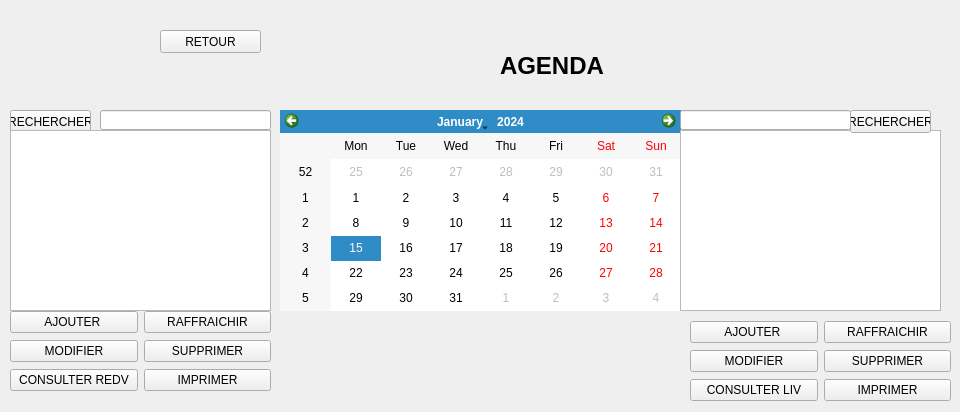
    <widget class="QWidget" name="page_22">
     <widget class="QLabel" name="label_65">
      <property name="geometry">
       <rect>
        <x>500</x>
        <y>50</y>
        <width>121</width>
        <height>31</height>
       </rect>
      </property>
      <property name="font">
       <font>
        <pointsize>18</pointsize>
        <weight>75</weight>
        <bold>true</bold>
       </font>
      </property>
      <property name="text">
       <string>AGENDA</string>
      </property>
     </widget>
     <widget class="QPushButton" name="pushButton_99">
      <property name="geometry">
       <rect>
        <x>160</x>
        <y>30</y>
        <width>101</width>
        <height>23</height>
       </rect>
      </property>
      <property name="text">
       <string>RETOUR</string>
      </property>
     </widget>
     <widget class="QCalendarWidget" name="calendarWidget">
      <property name="geometry">
       <rect>
        <x>280</x>
        <y>110</y>
        <width>401</width>
        <height>201</height>
       </rect>
      </property>
     </widget>
     <widget class="QLineEdit" name="lineEdit_48">
      <property name="geometry">
       <rect>
        <x>100</x>
        <y>110</y>
        <width>171</width>
        <height>20</height>
       </rect>
      </property>
     </widget>
     <widget class="QPushButton" name="pushButton_21">
      <property name="geometry">
       <rect>
        <x>10</x>
        <y>110</y>
        <width>81</width>
        <height>23</height>
       </rect>
      </property>
      <property name="text">
       <string>RECHERCHER</string>
      </property>
     </widget>
     <widget class="QTableView" name="tableView_11">
      <property name="geometry">
       <rect>
        <x>10</x>
        <y>130</y>
        <width>261</width>
        <height>181</height>
       </rect>
      </property>
     </widget>
     <widget class="QTableView" name="tableView_23">
      <property name="geometry">
       <rect>
        <x>680</x>
        <y>130</y>
        <width>261</width>
        <height>181</height>
       </rect>
      </property>
     </widget>
     <widget class="QPushButton" name="pushButton_243">
      <property name="geometry">
       <rect>
        <x>850</x>
        <y>110</y>
        <width>81</width>
        <height>23</height>
       </rect>
      </property>
      <property name="text">
       <string>RECHERCHER</string>
      </property>
     </widget>
     <widget class="QLineEdit" name="lineEdit_97">
      <property name="geometry">
       <rect>
        <x>680</x>
        <y>110</y>
        <width>171</width>
        <height>20</height>
       </rect>
      </property>
     </widget>
     <widget class="QWidget" name="layoutWidget_65">
      <property name="geometry">
       <rect>
        <x>690</x>
        <y>320</y>
        <width>261</width>
        <height>83</height>
       </rect>
      </property>
      <layout class="QGridLayout" name="gridLayout_4">
       <item row="0" column="0">
        <widget class="QPushButton" name="pushButton_244">
         <property name="text">
          <string>AJOUTER </string>
         </property>
        </widget>
       </item>
       <item row="0" column="1">
        <widget class="QPushButton" name="pushButton_245">
         <property name="text">
          <string>RAFFRAICHIR</string>
         </property>
        </widget>
       </item>
       <item row="1" column="0">
        <widget class="QPushButton" name="pushButton_246">
         <property name="text">
          <string>MODIFIER</string>
         </property>
        </widget>
       </item>
       <item row="1" column="1">
        <widget class="QPushButton" name="pushButton_247">
         <property name="text">
          <string>SUPPRIMER</string>
         </property>
        </widget>
       </item>
       <item row="2" column="0">
        <widget class="QPushButton" name="pushButton_248">
         <property name="text">
          <string>CONSULTER LIV</string>
         </property>
        </widget>
       </item>
       <item row="2" column="1">
        <widget class="QPushButton" name="pushButton_249">
         <property name="text">
          <string>IMPRIMER</string>
         </property>
        </widget>
       </item>
      </layout>
     </widget>
     <widget class="QWidget" name="layoutWidget">
      <property name="geometry">
       <rect>
        <x>10</x>
        <y>310</y>
        <width>261</width>
        <height>83</height>
       </rect>
      </property>
      <layout class="QGridLayout" name="gridLayout_3">
       <item row="0" column="0">
        <widget class="QPushButton" name="pushButton_22">
         <property name="text">
          <string>AJOUTER </string>
         </property>
        </widget>
       </item>
       <item row="0" column="1">
        <widget class="QPushButton" name="pushButton_59">
         <property name="text">
          <string>RAFFRAICHIR</string>
         </property>
        </widget>
       </item>
       <item row="1" column="0">
        <widget class="QPushButton" name="pushButton_110">
         <property name="text">
          <string>MODIFIER</string>
         </property>
        </widget>
       </item>
       <item row="1" column="1">
        <widget class="QPushButton" name="pushButton_111">
         <property name="text">
          <string>SUPPRIMER</string>
         </property>
        </widget>
       </item>
       <item row="2" column="0">
        <widget class="QPushButton" name="pushButton_121">
         <property name="text">
          <string>CONSULTER REDV</string>
         </property>
        </widget>
       </item>
       <item row="2" column="1">
        <widget class="QPushButton" name="pushButton_117">
         <property name="text">
          <string>IMPRIMER</string>
         </property>
        </widget>
       </item>
      </layout>
     </widget>
    </widget>
